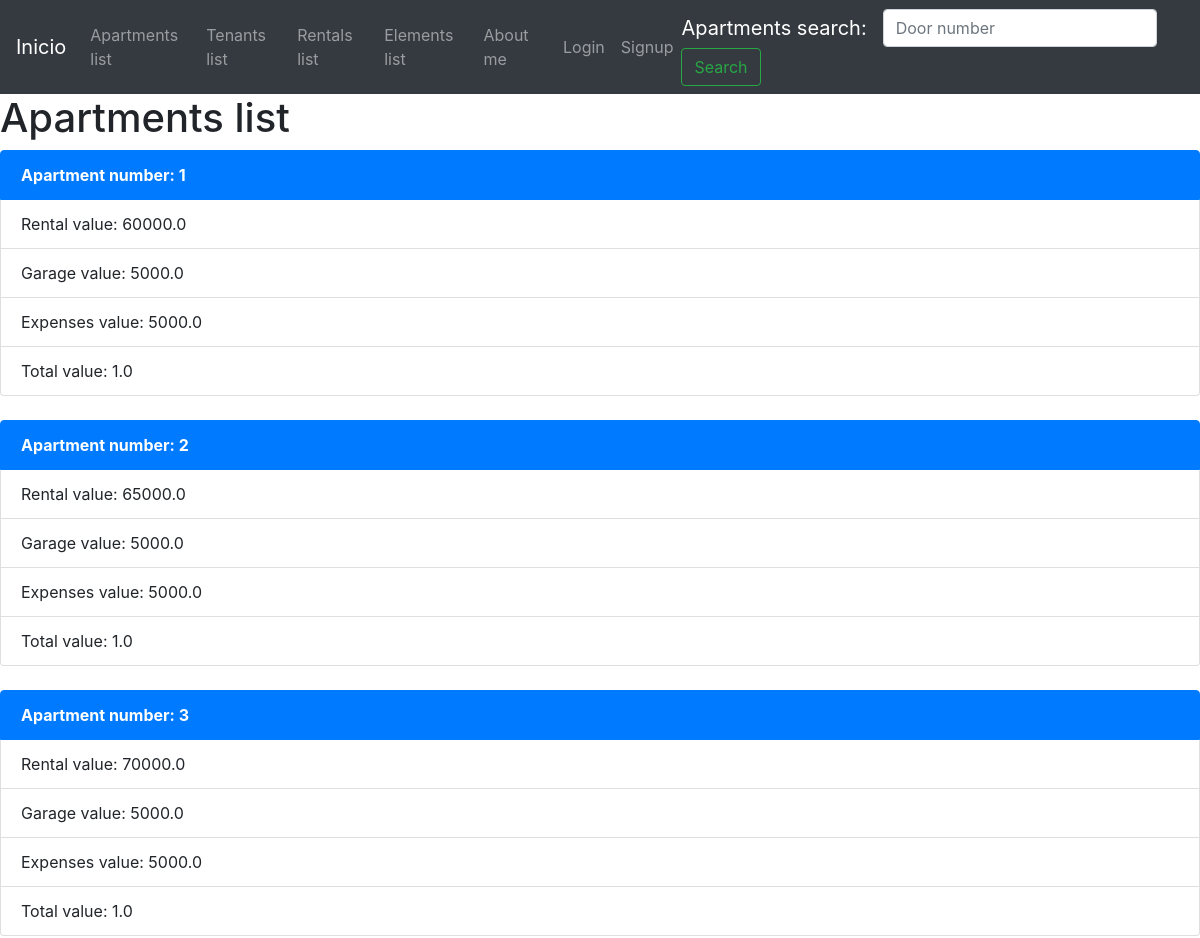
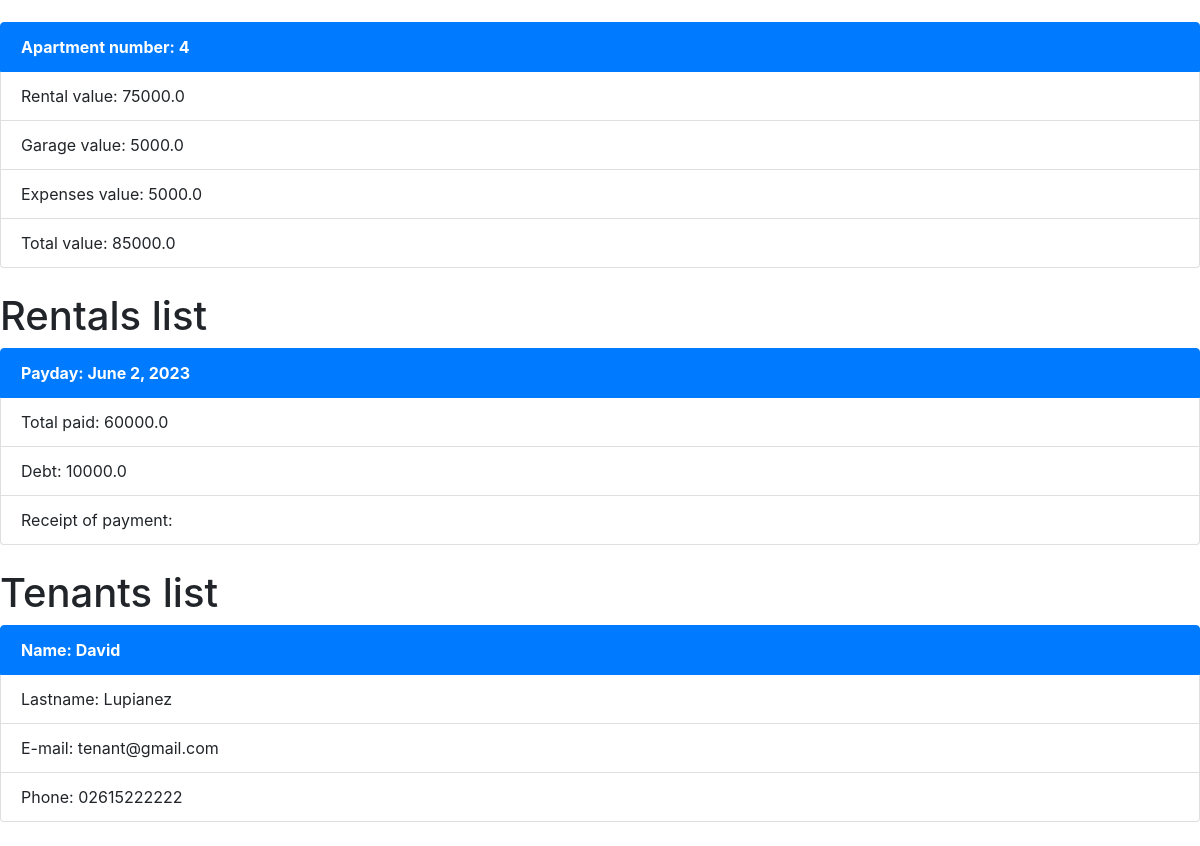
The app's page /elements-list/ with its own data (2 pictures, top to bottom).
### apartments/models.py (models this page shows, shortened)
class Apartment(models.Model):
    door_number=models.CharField(max_length=10, null=False, blank=False)
    rental_value=models.FloatField()
    garage_value=models.FloatField()
    expenses_value=models.FloatField()
    total_value = computed_property.ComputedFloatField(compute_from='calculate_total_value')
    is_available=models.BooleanField(default=True)
    apartment_picture = models.ImageField(upload_to='apartment_images', null=True, blank=True)
    def calculate_total_value(self)-> float:
        return self.rental_value + self.garage_value + self.expenses_value

### rentals/models.py (models this page shows)
class Rent(models.Model):
    apartment = models.OneToOneField(Apartment, on_delete=models.CASCADE, related_name='apartment')
    tenant = models.OneToOneField(Tenant, on_delete=models.CASCADE, related_name='tenant')
    payday=models.DateField()
    total_paid=models.FloatField()
    debt=models.FloatField()
    receipt_of_payment=models.IntegerField()
    has_debt=models.BooleanField(default=False)

### tenants/models.py (models this page shows, shortened)
class Tenant(models.Model):
    name=models.CharField(max_length=50, null=False, blank=False)
    lastname=models.CharField(max_length=50, null=False, blank=False )
    email=models.EmailField(max_length=50, null=False, blank=False)
    phone=models.CharField(max_length=50, null=False, blank=False)
    is_active=models.BooleanField(default=True)
    tenant_picture = models.ImageField(upload_to='tenant_images', null=True, blank=True)

### real_estate_management/views.py (the view)
# urls.py: path('elements-list/', elements_list),
def elements_list(request):
    all_apartments = Apartment.objects.all()
    all_rents = Rent.objects.all()
    all_tenants = Tenant.objects.all()
    context = {
        'apartments':all_apartments,
        'rents':all_rents,
        'tenants':all_tenants,
    }
    return render(request, 'elements-list.html', context=context)

### templates/elements-list.html (shortened to what this page needs)
{% extends 'base.html' %}
{% block content %}
    <h1>Apartments list</h1>
    {% for apartment in apartments %}
    <ul class="list-group">
        <li class="list-group-item active"><b>Apartment number: {{apartment.door_number}}</b></li>
        <li class="list-group-item">Rental value: {{apartment.rental_value}}</li>
        <li class="list-group-item">Garage value: {{apartment.garage_value}}</li>
        <li class="list-group-item">Expenses value: {{apartment.expenses_value}}</li>
        <li class="list-group-item">Total value: {{apartment.total_value}}</li>
    </ul>
    <br>
    {% endfor %}
    <h1>Rentals list</h1>
    {% for rent in rents %}
    <ul class="list-group">
        <li class="list-group-item active"><b>Payday: {{rent.payday}}</b></li>
        <li class="list-group-item">Total paid: {{rent.total_paid}}</li>
        <li class="list-group-item">Debt: {{rent.debt}}</li>
        <li class="list-group-item">Receipt of payment: {{rent.receipt_of_payent}}</li>
    </ul>
    <br>
    {% endfor %}
    <h1>Tenants list</h1>
    {% for tenant in tenants %}
    <ul class="list-group">
        <li class="list-group-item active"><b>Name: {{tenant.name}}</b></li>
        <li class="list-group-item">Lastname: {{tenant.lastname}}</li>
        <li class="list-group-item">E-mail: {{tenant.email}}</li>
        <li class="list-group-item">Phone: {{tenant.phone}}</li>
    </ul>
    <br>
    {% endfor %}
{% endblock %}

### records on screen
Apartment: door_number "1", rental_value "60000.0", garage_value "5000.0", expenses_value "5000.0", total_value "1.0"
Apartment: door_number "2", rental_value "65000.0", garage_value "5000.0", expenses_value "5000.0", total_value "1.0"
Apartment: door_number "3", rental_value "70000.0", garage_value "5000.0", expenses_value "5000.0", total_value "1.0"
Apartment: door_number "4", rental_value "75000.0", garage_value "5000.0", expenses_value "5000.0", total_value "85000.0"
Rent: payday "June 2, 2023", total_paid "60000.0", debt "10000.0"
Tenant: name "David", lastname "Lupianez", email "tenant@gmail.com", phone "02615222222"
